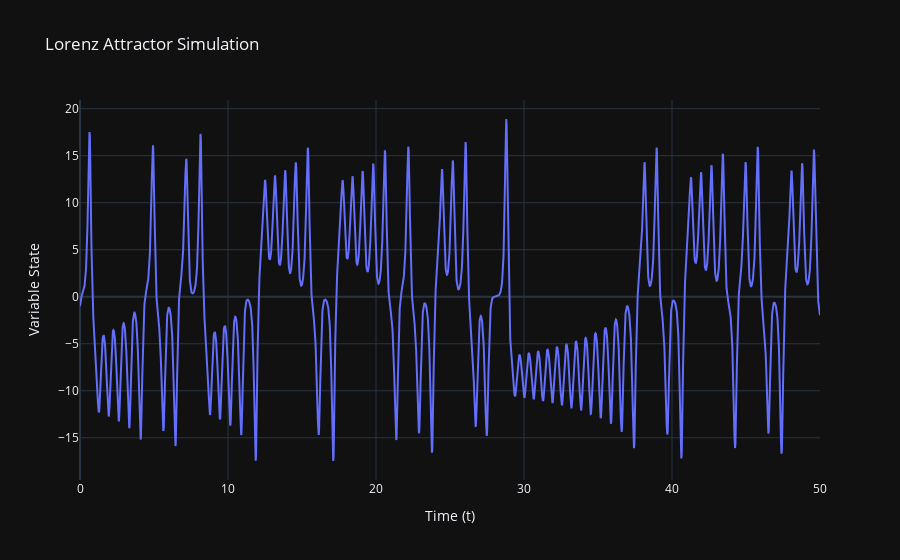

The code cell stored with this chart in its notebook:
### Markdown cell above
## Here, I am using [Lorenz system](https://en.wikipedia.org/wiki/Lorenz_system) with parameter `s` = 10, `r` = 28, and  `b` = 8/3. This set of parameter gives [all the solution bounded](https://www.math.toronto.edu/kzhang/teaching/courses/mat332-2022/_8-lorenz-system/) (do not escape to infinity). With initial condition: -1, 1, 18.4

### Code cell
x, t = iterate_solver(Runge_Kutta, Lorenz63, [-1., 1., 18.4], 0, 0.01, 50.)

fig = go.Figure()
fig.add_trace(go.Scatter(x=t, y=x[:, 0],mode='lines'))

fig.update_layout(
    title="Lorenz Attractor Simulation",
    xaxis_title="Time (t)",
    yaxis_title="Variable State",
)

fig.show()

### Figure 1 — Plotly figure (JSON) as saved in the notebook; plotly's stock layout.template omitted (floating-point values rounded to 4 significant figures; data arrays with more than 128 entries replaced by an {"elided": "..."} marker saying what was removed)
{"data": [{"mode": "lines", "type": "scatter", "x": {"elided": "5001 float values"}, "y": {"elided": "5001 float values"}}], "layout": {"autosize": true, "title": {"text": "Lorenz Attractor Simulation"}, "xaxis": {"autorange": true, "range": [0, 50], "title": {"text": "Time (t)"}, "type": "linear"}, "yaxis": {"autorange": true, "range": [-19.49, 20.92], "title": {"text": "Variable State"}, "type": "linear"}}}
